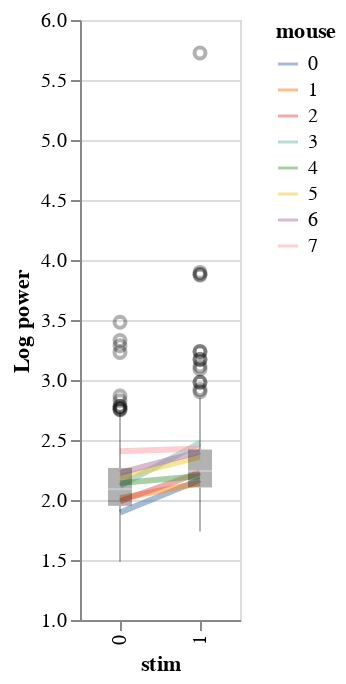

The code cell stored with this chart in its notebook:
### Code cell
reload(visualization)
visualization.plot_data(df=df,x='stim',y='Log power',color='mouse').properties(width=80)

### Figure 1 — Vega-Lite specification as saved in the notebook (floating-point values rounded to 4 significant figures; data arrays with more than 128 entries replaced by an {"elided": "..."} marker saying what was removed)
{"config": {"view": {"continuousWidth": 400, "continuousHeight": 300}}, "layer": [{"mark": {"type": "line", "fill": null, "opacity": 0.5, "size": 3}, "encoding": {"color": {"type": "nominal", "field": "mouse"}, "x": {"type": "ordinal", "field": "stim"}, "y": {"type": "quantitative", "aggregate": "mean", "field": "Log power", "scale": {"zero": false}}}}, {"mark": {"type": "boxplot", "color": "black", "opacity": 0.3, "size": 12}, "encoding": {"x": {"type": "ordinal", "field": "stim"}, "y": {"type": "quantitative", "field": "Log power", "scale": {"zero": false}}}}], "data": {"name": "data-40c164025c0f09d3cc12c65e609265aa"}, "width": 80, "$schema": "https://vega.github.io/schema/vega-lite/v4.8.1.json", "datasets": {"data-40c164025c0f09d3cc12c65e609265aa": {"elided": "640 records"}}}
